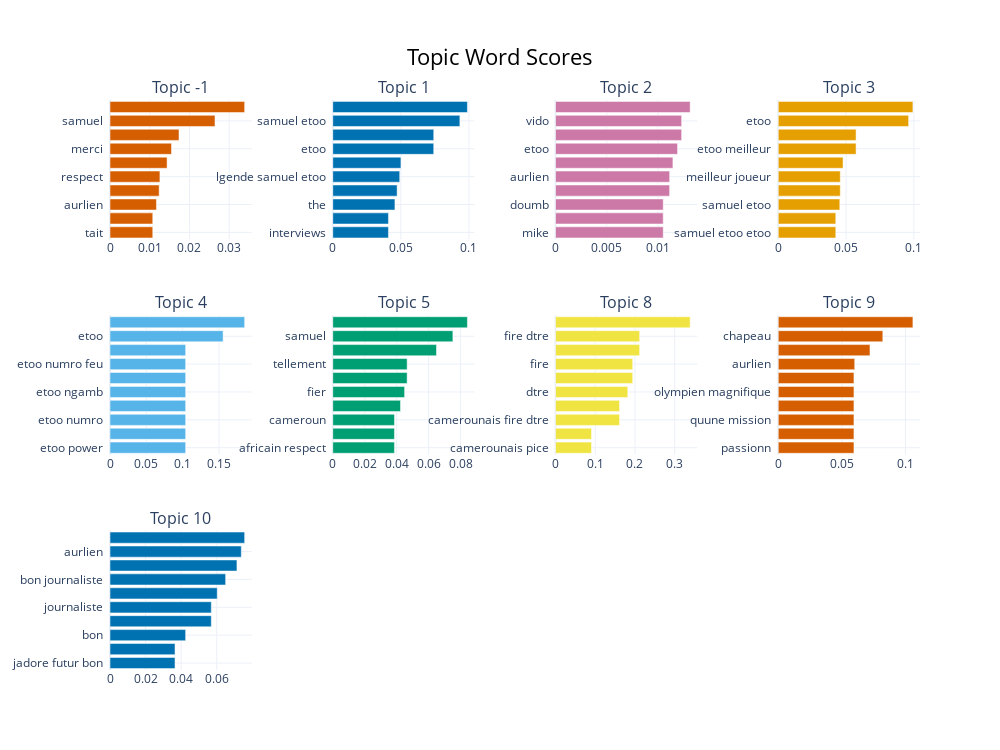

Write notebook code for a chart like this one.
### Code cell
topic_model.visualize_barchart(n_words=10, topics=[-1, 1,2,3,4,5,8,9,10 ] )

### Figure 1 — Plotly figure (JSON) as saved in the notebook; plotly's stock layout.template omitted (floating-point values rounded to 4 significant figures)
{"data": [{"marker": {"color": "#D55E00"}, "orientation": "h", "type": "bar", "x": [0.01076, 0.01076, 0.01169, 0.01237, 0.01256, 0.01436, 0.01548, 0.01736, 0.02642, 0.03389], "xaxis": "x", "y": ["tait  ", "vu  ", "aurlien  ", "camerounais  ", "respect  ", "meilleur  ", "merci  ", "samuel etoo  ", "samuel  ", "etoo  "], "yaxis": "y"}, {"marker": {"color": "#0072B2"}, "orientation": "h", "type": "bar", "x": [0.04091, 0.04091, 0.04567, 0.04728, 0.04919, 0.05008, 0.07416, 0.07418, 0.09337, 0.09891], "xaxis": "x2", "y": ["interviews  ", "etoo masterclass  ", "the  ", "lgende samuel  ", "lgende samuel etoo  ", "masterclass  ", "etoo  ", "lgende  ", "samuel etoo  ", "samuel  "], "yaxis": "y2"}, {"marker": {"color": "#CC79A7"}, "orientation": "h", "type": "bar", "x": [0.01052, 0.01052, 0.01052, 0.01115, 0.01115, 0.01147, 0.01192, 0.01232, 0.01232, 0.01316], "xaxis": "x3", "y": ["mike  ", "cdric  ", "doumb  ", "grand  ", "aurlien  ", "maignan  ", "etoo  ", "parole  ", "vido  ", "terrain  "], "yaxis": "y3"}, {"marker": {"color": "#E69F00"}, "orientation": "h", "type": "bar", "x": [0.04243, 0.04243, 0.04539, 0.04575, 0.04575, 0.04779, 0.05739, 0.05739, 0.09613, 0.0993], "xaxis": "x4", "y": ["samuel etoo etoo  ", "monsieur etoo  ", "samuel etoo  ", "etoo etoo meilleur  ", "meilleur joueur  ", "homme  ", "etoo meilleur  ", "etoo etoo  ", "etoo  ", "meilleur  "], "yaxis": "y4"}, {"marker": {"color": "#56B4E9"}, "orientation": "h", "type": "bar", "x": [0.1042, 0.1042, 0.1042, 0.1042, 0.1042, 0.1042, 0.1042, 0.1042, 0.1557, 0.1854], "xaxis": "x5", "y": ["etoo power  ", "power international  ", "etoo numro  ", "power international etoo  ", "etoo ngamb  ", "cameroun gagne  ", "etoo numro feu  ", "bni  ", "etoo  ", "cameroun  "], "yaxis": "y5"}, {"marker": {"color": "#009E73"}, "orientation": "h", "type": "bar", "x": [0.0386, 0.0386, 0.03862, 0.04238, 0.04495, 0.04654, 0.04654, 0.06489, 0.07516, 0.08425], "xaxis": "x6", "y": ["africain respect  ", "best  ", "cameroun  ", "africain  ", "fier  ", "legende  ", "tellement  ", "etoo  ", "samuel  ", "samuel etoo  "], "yaxis": "y6"}, {"marker": {"color": "#F0E442"}, "orientation": "h", "type": "bar", "x": [0.09058, 0.09058, 0.1611, 0.1611, 0.1819, 0.1943, 0.1943, 0.2117, 0.2117, 0.3388], "xaxis": "x7", "y": ["camerounais pice  ", "forcment linterview qualit  ", "camerounais fire dtre  ", "camerounais fire  ", "dtre  ", "dtre camerounais  ", "fire  ", "fire dtre camerounais  ", "fire dtre  ", "camerounais  "], "yaxis": "y7"}, {"marker": {"color": "#D55E00"}, "orientation": "h", "type": "bar", "x": [0.05952, 0.05952, 0.05952, 0.05952, 0.05952, 0.05952, 0.06012, 0.07212, 0.0822, 0.1059], "xaxis": "x8", "y": ["passionn  ", "tchaouameni  ", "quune mission  ", "seul pasteur lonction  ", "olympien magnifique  ", "intelligence bon animateur  ", "aurlien  ", "masterclass  ", "chapeau  ", "classe  "], "yaxis": "y8"}, {"marker": {"color": "#0072B2"}, "orientation": "h", "type": "bar", "x": [0.03655, 0.03655, 0.04252, 0.05695, 0.05695, 0.06029, 0.06501, 0.07137, 0.07383, 0.07571], "xaxis": "x9", "y": ["jadore futur bon  ", "main matre excellente  ", "bon  ", "foot  ", "journaliste  ", "aprs carrire  ", "bon journaliste  ", "aprs  ", "aurlien  ", "carrire  "], "yaxis": "y9"}], "layout": {"annotations": [{"font": {"size": 16}, "showarrow": false, "text": "Topic -1", "x": 0.0875, "xanchor": "center", "xref": "paper", "y": 1, "yanchor": "bottom", "yref": "paper"}, {"font": {"size": 16}, "showarrow": false, "text": "Topic 1", "x": 0.3625, "xanchor": "center", "xref": "paper", "y": 1, "yanchor": "bottom", "yref": "paper"}, {"font": {"size": 16}, "showarrow": false, "text": "Topic 2", "x": 0.6375, "xanchor": "center", "xref": "paper", "y": 1, "yanchor": "bottom", "yref": "paper"}, {"font": {"size": 16}, "showarrow": false, "text": "Topic 3", "x": 0.9125, "xanchor": "center", "xref": "paper", "y": 1, "yanchor": "bottom", "yref": "paper"}, {"font": {"size": 16}, "showarrow": false, "text": "Topic 4", "x": 0.0875, "xanchor": "center", "xref": "paper", "y": 0.6222, "yanchor": "bottom", "yref": "paper"}, {"font": {"size": 16}, "showarrow": false, "text": "Topic 5", "x": 0.3625, "xanchor": "center", "xref": "paper", "y": 0.6222, "yanchor": "bottom", "yref": "paper"}, {"font": {"size": 16}, "showarrow": false, "text": "Topic 8", "x": 0.6375, "xanchor": "center", "xref": "paper", "y": 0.6222, "yanchor": "bottom", "yref": "paper"}, {"font": {"size": 16}, "showarrow": false, "text": "Topic 9", "x": 0.9125, "xanchor": "center", "xref": "paper", "y": 0.6222, "yanchor": "bottom", "yref": "paper"}, {"font": {"size": 16}, "showarrow": false, "text": "Topic 10", "x": 0.0875, "xanchor": "center", "xref": "paper", "y": 0.2444, "yanchor": "bottom", "yref": "paper"}], "height": 750, "hoverlabel": {"bgcolor": "white", "font": {"family": "Rockwell", "size": 16}}, "showlegend": false, "title": {"font": {"color": "Black", "size": 22}, "text": "Topic Word Scores", "x": 0.5, "xanchor": "center", "yanchor": "top"}, "width": 1000, "xaxis": {"anchor": "y", "domain": [0, 0.175], "showgrid": true}, "xaxis10": {"anchor": "y10", "domain": [0.275, 0.45], "showgrid": true}, "xaxis11": {"anchor": "y11", "domain": [0.55, 0.725], "showgrid": true}, "xaxis12": {"anchor": "y12", "domain": [0.825, 1], "showgrid": true}, "xaxis2": {"anchor": "y2", "domain": [0.275, 0.45], "showgrid": true}, "xaxis3": {"anchor": "y3", "domain": [0.55, 0.725], "showgrid": true}, "xaxis4": {"anchor": "y4", "domain": [0.825, 1], "showgrid": true}, "xaxis5": {"anchor": "y5", "domain": [0, 0.175], "showgrid": true}, "xaxis6": {"anchor": "y6", "domain": [0.275, 0.45], "showgrid": true}, "xaxis7": {"anchor": "y7", "domain": [0.55, 0.725], "showgrid": true}, "xaxis8": {"anchor": "y8", "domain": [0.825, 1], "showgrid": true}, "xaxis9": {"anchor": "y9", "domain": [0, 0.175], "showgrid": true}, "yaxis": {"anchor": "x", "domain": [0.7556, 1], "showgrid": true}, "yaxis10": {"anchor": "x10", "domain": [0, 0.2444], "showgrid": true}, "yaxis11": {"anchor": "x11", "domain": [0, 0.2444], "showgrid": true}, "yaxis12": {"anchor": "x12", "domain": [0, 0.2444], "showgrid": true}, "yaxis2": {"anchor": "x2", "domain": [0.7556, 1], "showgrid": true}, "yaxis3": {"anchor": "x3", "domain": [0.7556, 1], "showgrid": true}, "yaxis4": {"anchor": "x4", "domain": [0.7556, 1], "showgrid": true}, "yaxis5": {"anchor": "x5", "domain": [0.3778, 0.6222], "showgrid": true}, "yaxis6": {"anchor": "x6", "domain": [0.3778, 0.6222], "showgrid": true}, "yaxis7": {"anchor": "x7", "domain": [0.3778, 0.6222], "showgrid": true}, "yaxis8": {"anchor": "x8", "domain": [0.3778, 0.6222], "showgrid": true}, "yaxis9": {"anchor": "x9", "domain": [0, 0.2444], "showgrid": true}}}
